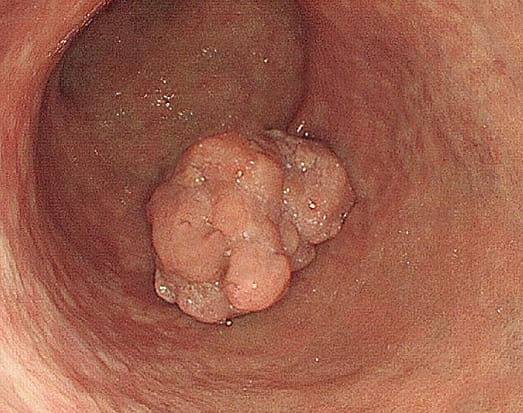
#> input picture Jurnal Cancer Stomach/stomach.jpg, 523 x 413 px, found by its file name
$ jupyter execute Stomach_Cancer.ipynb
#> lines starting #> are read from the running program, lines starting #| are printed output that depends on the picture; after the words box and inside, x2 and y2 are one past the last pixel; in counts of white or black regions, pixels touching at a corner belong together
<a href="https://colab.research.google.com/github/zaenalSamsul/Pengolahan-Citra-adaption-Jurnal/blob/main/Stomach_Cancer.ipynb" target="_parent"></a>

[cell 1]
import cv2
import numpy as np
from skimage.segmentation import slic, mark_boundaries
from skimage.color import rgb2gray
from skimage.measure import label
from skimage import img_as_ubyte
import matplotlib.pyplot as plt

[cell 2]
# Load the original image
image_path = "/content/stomach.jpg"
original_image = cv2.imread(image_path)
#> original_image is the input picture: shape (413, 523, 3); mean B, G, R 75.8, 95.5, 158.2
original_image = cv2.cvtColor(original_image, cv2.COLOR_BGR2RGB)  # Convert to RGB for processing

# Image Processing for Stomach Cancer Detection

This script performs several image processing steps to analyze and segment an image for potential stomach cancer detection. The steps include displaying the original image, partitioning it into superpixels, and applying various segmentation methods.

## Steps

### 1. Display Original Image
- **Deskripsi:**
  Gambar asli dimuat menggunakan pustaka OpenCV (`cv2`) dan diubah ke format RGB untuk memastikan warna ditampilkan dengan benar dalam analisis dan visualisasi.
- **Output:**
  Gambar asli ditampilkan menggunakan Matplotlib.

[cell 3]
# Step 1: Display Original Image
def display_image(title, img):
    plt.figure(figsize=(6, 6))
    plt.title(title)
    plt.imshow(img, cmap='gray' if len(img.shape) == 2 else None)
    plt.axis('off')
    plt.show()

display_image("Original Image", original_image)

### 2. Partitioned Image (SLIC Superpixels)
- **Deskripsi:**
  Gambar dibagi menjadi beberapa segmen kecil yang disebut superpixels menggunakan algoritma **SLIC (Simple Linear Iterative Clustering)**. Superpixels membantu menyederhanakan proses analisis gambar dengan mengelompokkan piksel berdasarkan kemiripan fitur.
- **Fungsi Utama:**
  `slic` dari pustaka `skimage.segmentation`.
- **Output:**
  Gambar dengan batas-batas superpixels ditampilkan menggunakan fungsi `mark_boundaries`.

[cell 4]
# Step 2: Partitioned Image using SLIC Superpixels
segments = slic(original_image, n_segments=100, compactness=10, start_label=1)
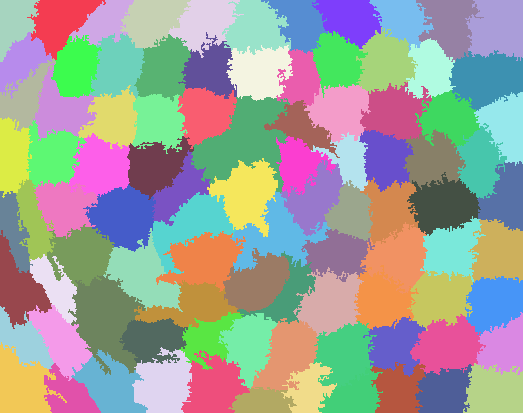
#> segments: shape (413, 523) int64; 93 distinct labels, from 1 to 93; one colour per label, 0 black
partitioned_image = mark_boundaries(original_image, segments)
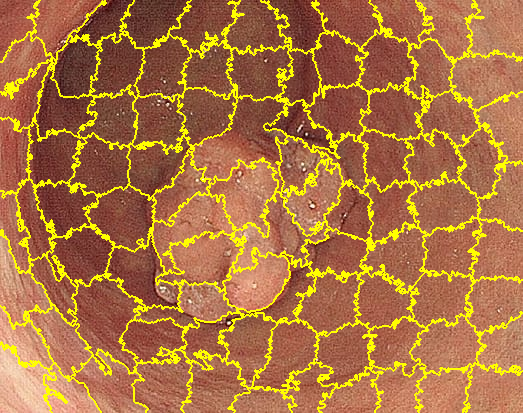
#> partitioned_image: shape (413, 523, 3) float64; mean R, G, B 0.672, 0.459, 0.258

display_image("Partitioned Image (SLIC Superpixels)", partitioned_image)

[cell 5]
# Step 3: Segmentation Methods

# 3.1 Statistical Region Merging (SRM)
def srm_segmentation(image):
    gray_image = rgb2gray(image)
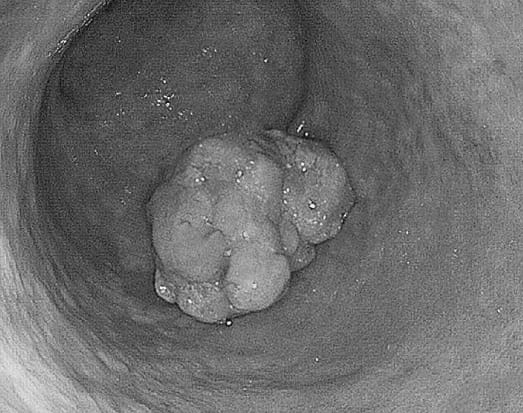
#> gray_image: shape (413, 523) float64; min 0.0333, max 0.989, mean 0.421
    labels = label(gray_image > gray_image.mean())
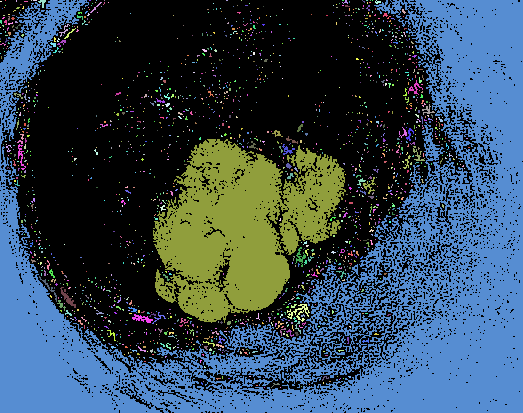
#> labels: shape (413, 523) int32; 1847 distinct labels, from 0 to 1846; one colour per label, 0 black
    return mark_boundaries(image, labels)
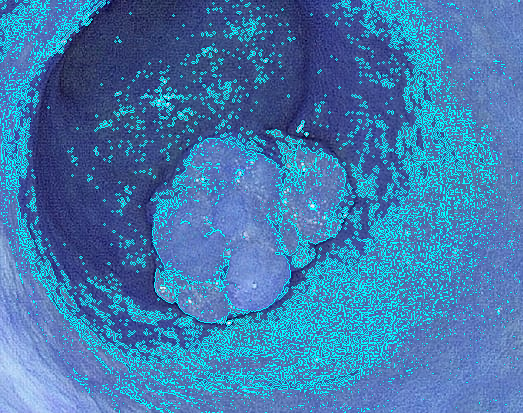
#> returned value: shape (413, 523, 3) float64; mean of channels 0, 1, 2 0.683, 0.477, 0.258; drawn as B, G, R

srm_segmented = srm_segmentation(original_image)
display_image("Segmented Image (SRM)", srm_segmented)

# 3.2 Region Growing (RG)
def region_growing(image):
    gray = rgb2gray(image)
    seed_point = (gray.shape[0] // 2, gray.shape[1] // 2)  # Seed at the center
#> seed_point = (206, 261)
    mask = np.zeros_like(gray, dtype=np.uint8)
    binary_image = (gray > gray.mean()).astype(np.uint8) * 255
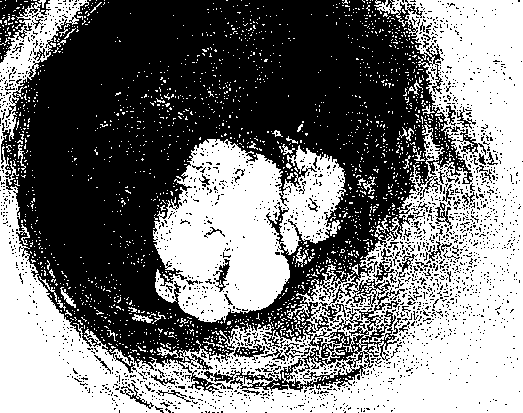
#> binary_image: shape (413, 523); 47.9% white; 1846 white regions (1807 under 20 px), largest, box (x1, y1, x2, y2) and area: (0, 0, 523, 413) 75842, (153, 139, 346, 323) 21016, (287, 304, 310, 322) 130

    # Perform flood fill
    filled_image = binary_image.copy()
    cv2.floodFill(filled_image, None, seedPoint=seed_point, newVal=255)
    return filled_image

rg_segmented = region_growing(original_image)
display_image("Segmented Image (Region Growing)", rg_segmented)

# 3.3 Simplified Region Merging with Weighted Region Growing (SRMWRG)
def simplified_region_merging(image):
    edges = cv2.Canny(cv2.cvtColor(image, cv2.COLOR_RGB2GRAY), 100, 200)
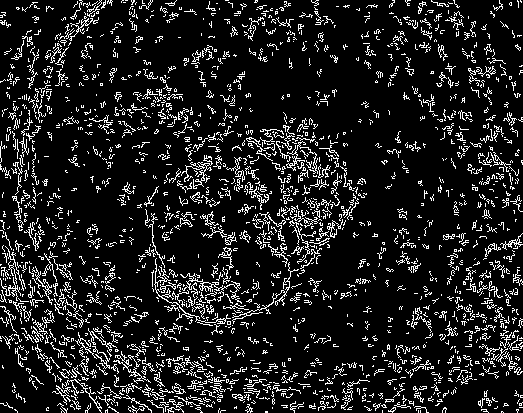
#> edges: shape (413, 523); 12.1% white in thin lines or dots
    return edges

srmwrg_segmented = simplified_region_merging(original_image)
display_image("Segmented Image (SRMWRG)", srmwrg_segmented)

# Save Final Results
cv2.imwrite("/content/partitioned_image.jpg", img_as_ubyte(partitioned_image))
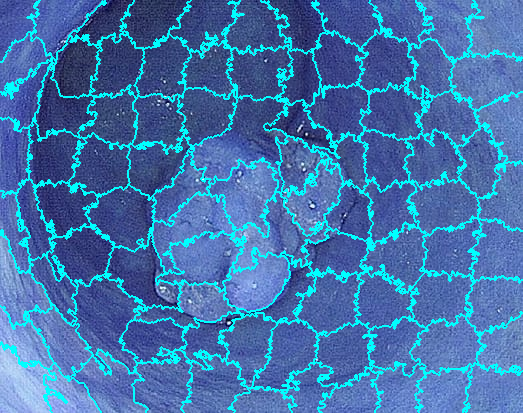
#> saved as partitioned_image.jpg: shape (413, 523, 3); mean B, G, R 171.3, 117.1, 65.9
cv2.imwrite("/content/srm_segmented.jpg", img_as_ubyte(srm_segmented))
cv2.imwrite("/content/rg_segmented.jpg", img_as_ubyte(rg_segmented))
cv2.imwrite("/content/srmwrg_segmented.jpg", srmwrg_segmented)
#> Out = True
